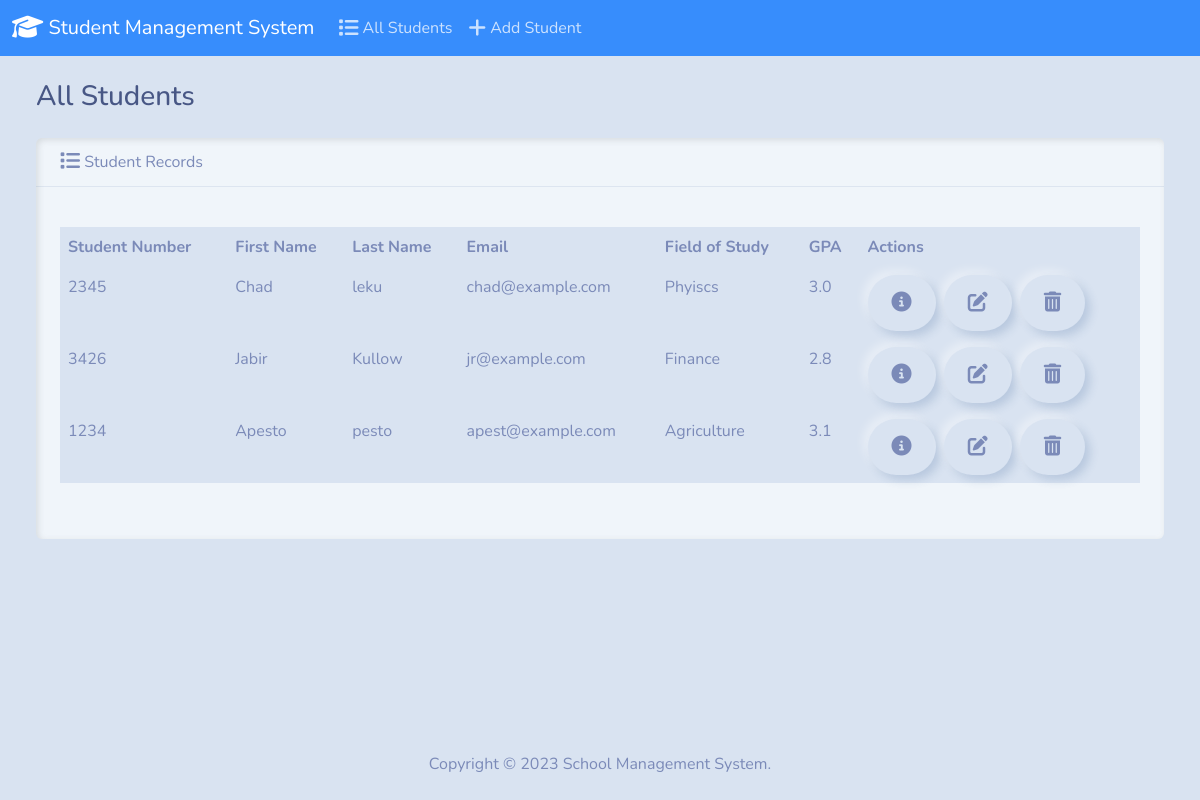
The app's page /index, older data.
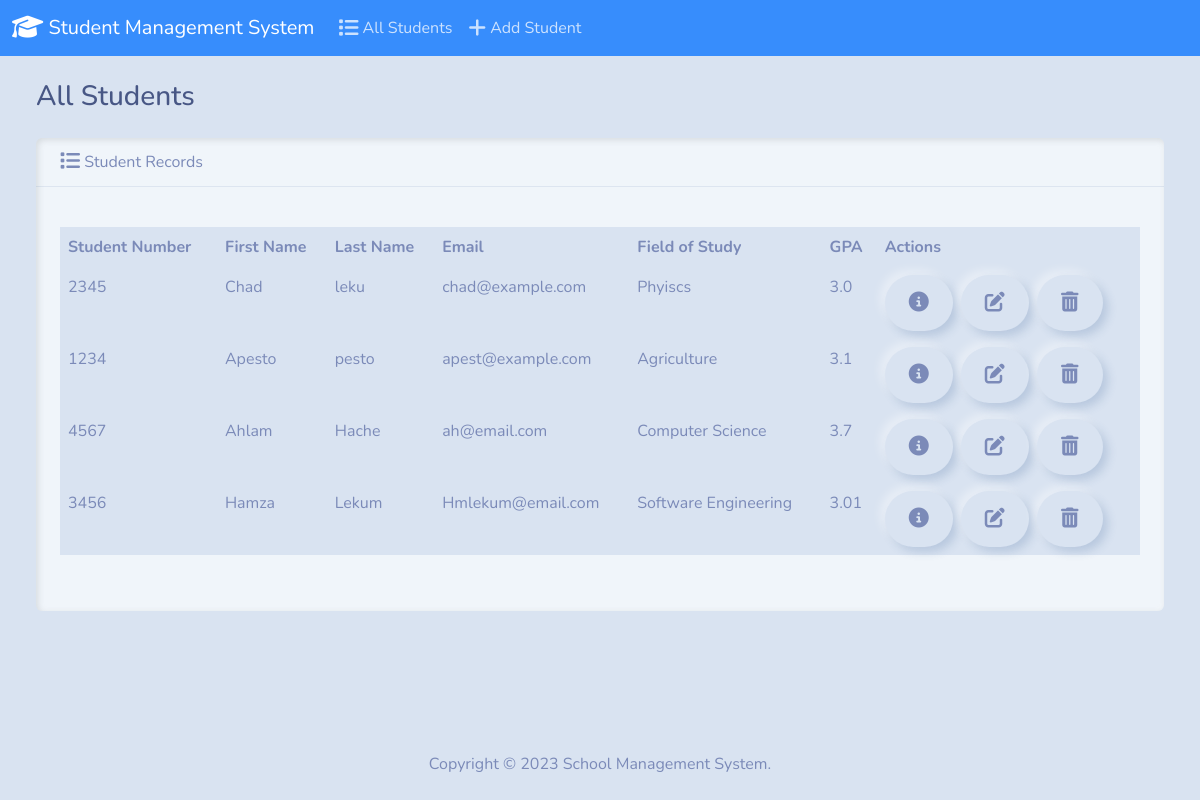
The same page, newer data.
### students/models.py (models this page shows, shortened)
class Student(models.Model):
    student_number = models.PositiveIntegerField()
    first_name = models.CharField(max_length= 50)
    last_name = models.CharField(max_length=50)
    email = models.EmailField(max_length=100)
    field_of_study = models.CharField(max_length=50)
    gpa = models.FloatField()

### students/views.py (the view)
# urls.py: path('index', views.index, name = 'index'),
def index(request):
  return render(request, 'students/index.html', {
    'students': Student.objects.all()
  })

### students/templates/students/index.html (shortened to what this page needs)
{% extends "students/base.html" %}
{% block body %}
<h3 class="m-4">All Students</h3>
<div class="row">
  <div class="col-12">
    {% if students %}
    <div class="card bg-light ms-4 me-4 mb-4">
      <div class="card-header">
        <i class="fa-solid fa-list fa-lg"></i> Student Records
      </div>
      <div class="card-body">
        <p class="card-text">
          <div class="table-responsive">
            <table class="table table-hover">
              <thead>
                <tr>
                  <th scope="col">Student Number</th>
                  <th scope="col">First Name</th>
                  <th scope="col">Last Name</th>
                  <th scope="col">Email</th>
                  <th scope="col">Field of Study</th>
                  <th scope="col">GPA</th>
                  <th scope="col">Actions</th>
                </tr>
              </thead>
              <tbody>
                {% for student in students %}
                  <tr>
                    <td>{{ student.student_number }}</td>
                    <td>{{ student.first_name }}</td>
                    <td>{{ student.last_name }}</td>
                    <td>{{ student.email }}</td>
                    <td>{{ student.field_of_study }}</td>
                    <td>{{ student.gpa }}</td>
                    <td>
                      <button type="button" class="btn btn-success me-1" href="{% url 'view_student' student.id %}" data-bs-toggle="modal" data-bs-target="#myModal{{student.id}}">
                        <i class="fa-solid fa-circle-info fa-lg"></i>
                      </button>
                      <a class="btn btn-warning me-1" href="{% url 'edit' student.id %}">
                        <i class="fa-solid fa-pen-to-square fa-lg"></i>
                      </a>
                      <button type="button" class="btn btn-danger" data-bs-toggle="modal" data-bs-target="#delete{{student.id}}">
                        <i class="fa-solid fa-trash-can fa-lg"></i>
                      </button>
                    </td>
                  </tr>
                {% endfor %}
              </tbody>
            </table>
          </div>
        </p>
      </div>
    </div>
    {% else %}
      <h5 class="alert alert-primary ms-4 me-4">No Student Records</h5>
    {% endif %}
  </div>
</div>
{% endblock %}

### students/templates/students/base.html (shortened to what this page needs)
{% load static %}
<!DOCTYPE html>
<html lang="en">
  <head>
    <link rel="stylesheet" href="https://cdnjs.cloudflare.com/ajax/libs/font-awesome/6.1.1/css/all.min.css">
    <link href="{% static 'css/bootstrap.min.css' %}" rel="stylesheet">
    <link href="{% static 'css/main.css' %}" rel="stylesheet">
  </head>
  <body class="d-flex flex-column min-vh-100">
    <nav class="navbar navbar-expand-lg navbar-dark bg-primary">
      <div class="container-fluid">
        <a class="navbar-brand" href="{% url 'landing' %}">
          <i class="fa-solid fa-graduation-cap fa-lg"></i> Student Management System
        </a>
        <div class="collapse navbar-collapse" id="navbarColor01">
          <ul class="navbar-nav me-auto">
            <li class="nav-item">
              <a class="nav-link" href="{% url 'index' %}">
                <i class="fa-solid fa-list fa-lg"></i> All Students
              </a>
            </li>
            <li class="nav-item">
              <a class="nav-link" href="{% url 'add' %}">
                <i class="fa-solid fa-plus fa-lg"></i> Add Student
              </a>
            </li>
          </ul>
        </div>
      </div>
    </nav>
    <div class="container-fluid">
      {% block body %}
      {% endblock %}
    </div>
    <footer class="mt-auto mb-4">
      <div class="text-center">
        <span>
          Copyright &copy; <script>document.write(new Date().getFullYear())</script> School Management System.
        </span>
      </div>
    </footer>
  </body>
</html>

### students/static/css/main.css (style rules this page uses)
body { background: (200, 255, 224) }

Row changes from the older to the newer data that the page shows:
removed Student: student_number "3426", first_name "Jabir", last_name "Kullow", email "jr@example.com", field_of_study "Finance", gpa "2.8"
added Student: student_number "4567", first_name "Ahlam", last_name "Hache", email "ah@email.com", field_of_study "Computer Science", gpa "3.7"
added Student: student_number "3456", first_name "Hamza", last_name "Lekum", email "Hmlekum@email.com", field_of_study "Software Engineering", gpa "3.01"
